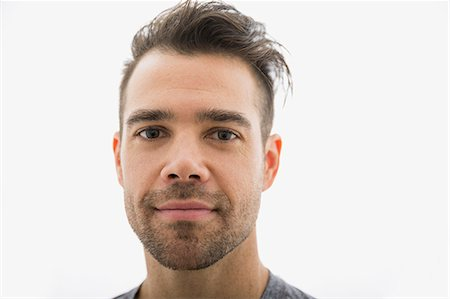
#> input picture images/sample_face_2.jpg, 450 x 299 px
$ python compute_distance.py
#> lines starting #> are read from the running program, lines starting #| are printed output that depends on the picture; after the words box and inside, x2 and y2 are one past the last pixel; in counts of white or black regions, pixels touching at a corner belong together
# import the necessary packages
import numpy as np
import cv2
import time


def get_radian():
    return [0.1,0.2,0.3]


def find_markers_with_reducing_noise(image):
    # multiple cascades: https://github.com/Itseez/opencv/tree/master/data/haarcascades
    #https://github.com/Itseez/opencv/blob/master/data/haarcascades/haarcascade_frontalface_default.xml
    face_cascade = cv2.CascadeClassifier('haarcascades/haarcascade_frontalface_default.xml')
    image_gray = cv2.cvtColor(image, cv2.COLOR_BGR2GRAY)
    faces = face_cascade.detectMultiScale(image_gray, 1.3, 5)
    markers = []
    for (x,y,w,h) in faces:
        roi_gray = image_gray[y:y+h, x:x+w]
        print("fx:"+str(x)+" fy:"+str(y)+" fw:"+str(w)+" fh:"+str(h))
        array_of_angle.append(get_radian())
        cv2.rectangle(image,(x,y),(x+w,y+h),(255,0,0),2)
		# finds edges in an image using the Canny86 algorithm if needed.
        roi_gray = cv2.GaussianBlur(roi_gray, (5, 5), 0)
        # remove noise in image
        edged = cv2.Canny(roi_gray, 35, 125)
        if edged.any():
            (cnts, _) = cv2.findContours(edged.copy(), cv2.RETR_LIST, cv2.CHAIN_APPROX_SIMPLE)
            c = max(cnts, key = cv2.contourArea)
    	    # compute the bounding box of the of the paper region and return it
            markers.append(cv2.minAreaRect(c))
    return markers

def find_markers_without_reducing_noise(image):
    # multiple cascades: https://github.com/Itseez/opencv/tree/master/data/haarcascades
    #https://github.com/Itseez/opencv/blob/master/data/haarcascades/haarcascade_frontalface_default.xml
    face_cascade = cv2.CascadeClassifier('haarcascades/haarcascade_frontalface_default.xml')
    image_gray = cv2.cvtColor(image, cv2.COLOR_BGR2GRAY)
    faces = face_cascade.detectMultiScale(image_gray, 1.3, 5)
    markers = []
    for (x,y,w,h) in faces:
        roi_gray = image_gray[y:y+h, x:x+w]
        print("fx:"+str(x)+" fy:"+str(y)+" fw:"+str(w)+" fh:"+str(h))
        array_of_pos.append([x,y])
        array_of_angle.append(get_radian())
        cv2.rectangle(image,(x,y),(x+w,y+h),(255,0,0),2)
        roi_gray = cv2.GaussianBlur(roi_gray, (5, 5), 0)
        if roi_gray.any():
            (cnts, _) = cv2.findContours(roi_gray.copy(), cv2.RETR_LIST, cv2.CHAIN_APPROX_SIMPLE)
            c = max(cnts, key = cv2.contourArea)
    	    # compute the bounding box of the of the paper region and return it
            markers.append(cv2.minAreaRect(c))
    return markers

def compute_distance_to_camera(knownWidth, focalLength, perWidth):
	# compute and return the distance from the maker to the camera
	return (knownWidth * focalLength) / perWidth

def compute_pixel_by_radian_and_distance(degree, distance):
    pass

if __name__ == '__main__':
    cap = cv2.VideoCapture(0)
    index = 0
    MAX_INDEX = 10000
    MAX_EPOC = 10
    MAX_LENGTH_OF_MEAN_DISTANCE = 20
    THRESHOLD_MOVEMENT_Y = 50.0
    array_of_distance = []
    array_of_pos = []
    array_of_angle = []
    mean_array_of_distance = []
    mean_array_of_pos = []
    current_epoc = 0
    s_time_at_epoc = 0
    e_time_at_epoc = 0
	# initialize the known distance from the camera to the object in centimerter,
    KNOWN_DISTANCE = 85.0
	# initialize the known object width in centimerter,
    KNOWN_WIDTH = 15.0
    # load the furst image that contains an object that is KNOWN TO BE 2 feet
	# from our camera, then find the paper marker in the image, and initialize
	# the focal length
    image = cv2.imread("images/sample_face_2.jpg")
#> image is the input picture: shape (299, 450, 3); mean B, G, R 203.9, 210, 220.6
    marker = find_markers_without_reducing_noise(image)[0]
#> in find_markers_without_reducing_noise, `image_gray = cv2.cvtColor(image, cv2.COLOR_BGR2GRAY)`:
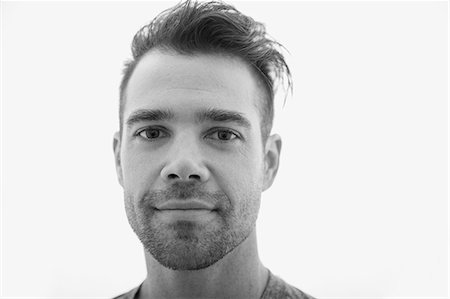
#> image_gray: shape (299, 450); min 1, max 255, mean 212.5
#> in find_markers_without_reducing_noise, `faces = face_cascade.detectMultiScale(image_gray, 1.3, 5)`: faces = [[85, 56, 198, 198]]
#> the loop in find_markers_without_reducing_noise, `for (x,y,w,h) in faces:` made 1 pass
#> (x, y, w, h, c) on pass 1: (85, 56, 198, 198, [[0, 0], [0, 197], [197, 197], [197, 0]])
#| fx:85 fy:56 fw:198 fh:198
#> pass 1, in find_markers_without_reducing_noise, `roi_gray = image_gray[y:y+h, x:x+w]`:
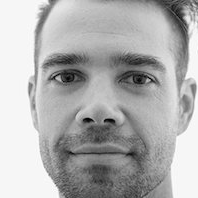
#> roi_gray: shape (198, 198); min 1, max 255, mean 175.6
#> after the loop in find_markers_without_reducing_noise, `for (x,y,w,h) in faces:`:
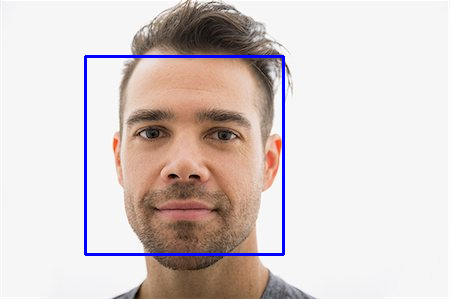
#> image: shape (299, 450, 3); 1.76% of pixels changed, all inside (x1, y1, x2, y2) = (84, 55, 285, 256)
#> after the loop in find_markers_without_reducing_noise, `for (x,y,w,h) in faces:`: array_of_angle = [[0.1, 0.2, 0.3]]; array_of_pos = [[85, 56]]; markers = [((98.5, 98.5), (197, 197), -90)]
#> marker = ((98.5, 98.5), (197, 197), -90)
    focalLength = (marker[1][0] * KNOWN_DISTANCE) / KNOWN_WIDTH
#> focalLength = 1116.3
    while True:
        ret, img = cap.read()
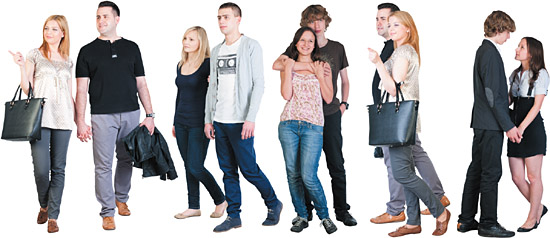
#> input picture sample_people.jpg, 550 x 238 px, given in place of the camera
#> img is the input picture: shape (238, 550, 3); mean B, G, R 177.8, 175.5, 177.4
        if img.any():
            s_time = int(round(time.time() * 1000))
            markers = find_markers_without_reducing_noise(img)
#> in find_markers_without_reducing_noise (call 2), `image_gray = cv2.cvtColor(image, cv2.COLOR_BGR2GRAY)`:
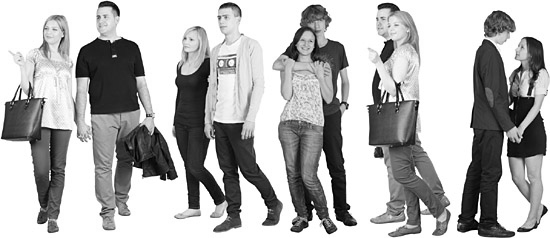
#> image_gray: shape (238, 550); min 0, max 255, mean 176.3
#> in find_markers_without_reducing_noise (call 2), `faces = face_cascade.detectMultiScale(image_gray, 1.3, 5)`: faces = ()
#> after the loop in find_markers_without_reducing_noise (call 2), `for (x,y,w,h) in faces:`: markers = []
#> markers = []
            e_time = int(round(time.time() * 1000))
            # compute distance to object
            if markers:
                for m in markers:
                    per_w = m[1][0]
                    print("index: "+str(index)+" per width: "+str(per_w)+" getting markers took : "+str(e_time-s_time)+" ms")
                    centi = compute_distance_to_camera(KNOWN_WIDTH, focalLength, per_w)
                    array_of_distance.append(centi)
                    if len(array_of_distance) >= MAX_LENGTH_OF_MEAN_DISTANCE:
                        mean_distance = np.mean(array_of_distance)
                        mean_pos = np.mean(array_of_pos, axis=0)
                        mean_array_of_pos.append({current_epoc: mean_pos})
                        mean_array_of_distance.append({current_epoc: mean_distance})
                        length_mean_array_of_pos = len(mean_array_of_pos)
                        length_mean_array_of_distance = len(mean_array_of_distance)
                        # compute difference betweeen current one and first one
                        if length_mean_array_of_pos > 1:
                            diff_pos = mean_array_of_pos[0].get(0, 0) - mean_array_of_pos[length_mean_array_of_pos - 1].get(current_epoc, 0)
                            diff_radian = np.array(array_of_angle[0]) - np.array(array_of_angle[len(array_of_angle)-1])
                            print("epoc: "+str(current_epoc)+" diff pos: "+str(diff_pos)+" diff radian: "+str(diff_radian))
                        if length_mean_array_of_distance > 1:
                            diff_dis = mean_array_of_distance[0].get(0, 0) - mean_array_of_distance[length_mean_array_of_distance - 1].get(current_epoc, 0)
                            print("epoc: "+str(current_epoc)+" diff dis: "+str(diff_dis))
                        array_of_distance = []
                        array_of_pos = []
                        array_of_angle = []
                        current_epoc += 1
                        if current_epoc % MAX_EPOC == 0:
                            mean_array_of_pos = []
                            mean_array_of_distance = []
                            current_epoc = 0

                    cv2.putText(img, "%.2fcm" % centi, (img.shape[1] - 400, img.shape[0] - 40), cv2.FONT_HERSHEY_SIMPLEX, 2.0, (0, 255, 0), 3)
                    print("index: "+str(index)+' distance to object: '+str(centi)+" cm")
                    index += 1
                    index %= MAX_INDEX
        cv2.imshow('img',img)
        if cv2.waitKey(1) & 0xFF == ord('q'):
#> (key q is pressed here)
            break

    cap.release()
    cv2.destroyAllWindows()
